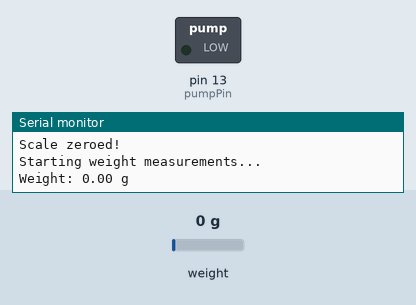
Simulated run of this sketch. Board: Arduino Uno, built with avr-gcc and run on an emulated ATmega328P. On the bench: switched loads named in the sketch (green lamp = pin HIGH), the last lines printed to the serial monitor. The test bench sets the inputs (shaded band); at power-on: weight on the scale 0 g.

Above: at 5.2 s.
5.3 s: weight on the scale set to 92 g
7.4 s: weight on the scale set to 109 g
At 8.5 s:
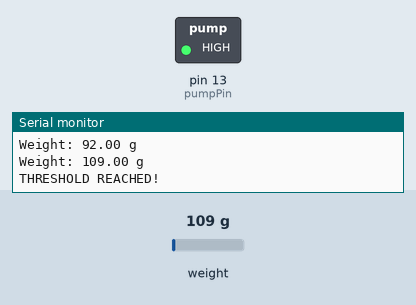
Timing chart, 0 to 10.4 s (numbered marks = the images above; inputs shaded):
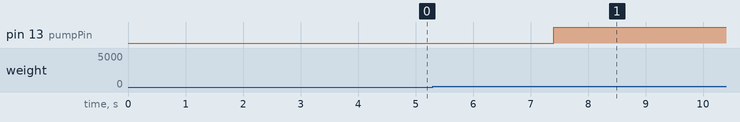

Measured:
- the behaviour switches between 99 and 100 g on weight on the scale (found by bisection; images 0 and 1)
- after the input at 7.4 s, pin 13 (pumpPin): LOW → HIGH at once

The sketch:

main.ino
```cpp
#include "HX711.h"

// HX711 connections
#define DT 22
#define SCK 23
const int pumpPin = 13;

HX711 scale;

// Calibration settings
float calibrationFactor = 420.0; // CHANGE THIS after calibration

// Weight threshold
float threshold = 100.0; // grams

void setup() {
  Serial.begin(115200);
  pinMode(pumpPin, OUTPUT);
  Serial.println("Initializing HX711...");

  scale.begin(DT, SCK);

  // Wait for HX711
  while (!scale.is_ready()) {
    Serial.println("Waiting for HX711...");
    delay(500);
  }

  Serial.println("HX711 connected!");

  // Apply calibration factor
  scale.set_scale(calibrationFactor);

  // Tare the scale
  Serial.println("Taring load cell");
  delay(3000);

  scale.tare();

  Serial.println("Scale zeroed!");
  Serial.println("Starting weight measurements...");
}

void loop() {

  if (scale.is_ready()) {

    // Read weight in grams
    float weight = scale.get_units(10);

    // Print weight continuously
    Serial.print("Weight: ");
    Serial.print(weight, 2);
    Serial.println(" g");

    // Check weight threshold
    if (weight >= threshold) {

      Serial.println("THRESHOLD REACHED!");
      digitalWrite(pumpPin, HIGH);
      // PUT YOUR ACTION HERE
      // Example: turn on an LED or activate another output

    }

  } else {
    Serial.println("HX711 not ready!");
  }

  delay(200);
}
```
